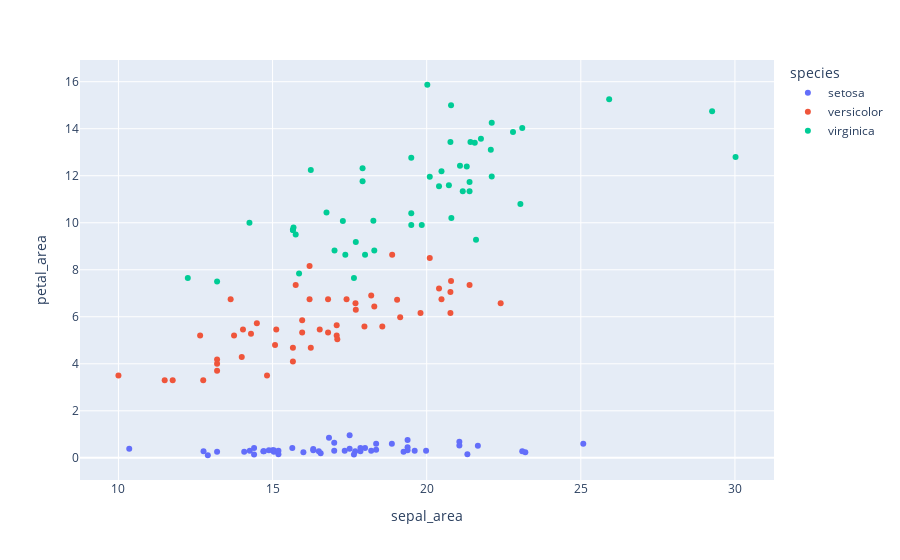

The notebook cell saved with this chart:
### Code cell
iris_features = calcula_features_area(iris_data)
display(iris_features.head())
display(px.scatter(iris_features, x = 'sepal_area', y = 'petal_area', color = 'species'))
print("A visualização confirma a boa separação das classes pela feature petal_area criada")

### Figure 1 — Plotly figure (JSON) as saved in the notebook; plotly's stock layout.template omitted (floating-point values rounded to 4 significant figures)
{"data": [{"hovertemplate": "species=setosa<br>sepal_area=%{x}<br>petal_area=%{y}<extra></extra>", "legendgroup": "setosa", "marker": {"color": "#636efa", "symbol": "circle"}, "mode": "markers", "name": "setosa", "orientation": "v", "showlegend": true, "type": "scatter", "x": [17.85, 14.7, 15.04, 14.26, 18, 21.06, 15.64, 17, 12.76, 15.19, 19.98, 16.32, 14.4, 12.9, 23.2, 25.08, 21.06, 17.85, 21.66, 19.38, 18.36, 18.87, 16.56, 16.83, 16.32, 15, 17, 18.2, 17.68, 15.04, 14.88, 18.36, 21.32, 23.1, 15.19, 16, 19.25, 17.64, 13.2, 17.34, 17.5, 10.35, 14.08, 17.5, 19.38, 14.4, 19.38, 14.72, 19.61, 16.5], "xaxis": "x", "y": [0.28, 0.28, 0.26, 0.3, 0.42, 0.68, 0.42, 0.3, 0.28, 0.15, 0.3, 0.32, 0.14, 0.11, 0.24, 0.6, 0.52, 0.42, 0.51, 0.45, 0.34, 0.6, 0.2, 0.85, 0.38, 0.32, 0.64, 0.3, 0.28, 0.32, 0.32, 0.6, 0.15, 0.28, 0.3, 0.24, 0.26, 0.14, 0.26, 0.3, 0.39, 0.39, 0.26, 0.96, 0.76, 0.42, 0.32, 0.28, 0.3, 0.28], "yaxis": "y"}, {"hovertemplate": "species=versicolor<br>sepal_area=%{x}<br>petal_area=%{y}<extra></extra>", "legendgroup": "versicolor", "marker": {"color": "#EF553B", "symbol": "circle"}, "mode": "markers", "name": "versicolor", "orientation": "v", "showlegend": true, "type": "scatter", "x": [22.4, 20.48, 21.39, 12.65, 18.2, 15.96, 20.79, 11.76, 19.14, 14.04, 10, 17.7, 13.2, 17.69, 16.24, 20.77, 16.8, 15.66, 13.64, 14, 18.88, 17.08, 15.75, 17.08, 18.56, 19.8, 19.04, 20.1, 17.4, 14.82, 13.2, 13.2, 15.66, 16.2, 16.2, 20.4, 20.77, 14.49, 16.8, 13.75, 14.3, 18.3, 15.08, 11.5, 15.12, 17.1, 16.53, 17.98, 12.75, 15.96], "xaxis": "x", "y": [6.58, 6.75, 7.35, 5.2, 6.9, 5.85, 7.52, 3.3, 5.98, 5.46, 3.5, 6.3, 4, 6.58, 4.68, 6.16, 6.75, 4.1, 6.75, 4.29, 8.64, 5.2, 7.35, 5.64, 5.59, 6.16, 6.72, 8.5, 6.75, 3.5, 4.18, 3.7, 4.68, 8.16, 6.75, 7.2, 7.05, 5.72, 5.33, 5.2, 5.28, 6.44, 4.8, 3.3, 5.46, 5.04, 5.46, 5.59, 3.3, 5.33], "yaxis": "y"}, {"hovertemplate": "species=virginica<br>sepal_area=%{x}<br>petal_area=%{y}<extra></extra>", "legendgroup": "virginica", "marker": {"color": "#00cc96", "symbol": "circle"}, "mode": "markers", "name": "virginica", "orientation": "v", "showlegend": true, "type": "scatter", "x": [20.79, 15.66, 21.3, 18.27, 19.5, 22.8, 12.25, 21.17, 16.75, 25.92, 20.8, 17.28, 20.4, 14.25, 16.24, 20.48, 19.5, 29.26, 20.02, 13.2, 22.08, 15.68, 21.56, 17.01, 22.11, 23.04, 17.36, 18.3, 17.92, 21.6, 20.72, 30.02, 17.92, 17.64, 15.86, 23.1, 21.42, 19.84, 18, 21.39, 20.77, 21.39, 15.66, 21.76, 22.11, 20.1, 15.75, 19.5, 21.08, 17.7], "xaxis": "x", "y": [15, 9.69, 12.39, 10.08, 12.76, 13.86, 7.65, 11.34, 10.44, 15.25, 10.2, 10.07, 11.55, 10, 12.24, 12.19, 9.9, 14.74, 15.87, 7.5, 13.11, 9.8, 13.4, 8.82, 11.97, 10.8, 8.64, 8.82, 11.76, 9.28, 11.59, 12.8, 12.32, 7.65, 7.84, 14.03, 13.44, 9.9, 8.64, 11.34, 13.44, 11.73, 9.69, 13.57, 14.25, 11.96, 9.5, 10.4, 12.42, 9.18], "yaxis": "y"}], "layout": {"autosize": true, "legend": {"title": {"text": "species"}, "tracegroupgap": 0}, "margin": {"t": 60}, "xaxis": {"anchor": "y", "autorange": true, "domain": [0, 1], "range": [8.815, 31.2], "title": {"text": "sepal_area"}, "type": "linear"}, "yaxis": {"anchor": "x", "autorange": true, "domain": [0, 1], "range": [-1.11, 17.09], "title": {"text": "petal_area"}, "type": "linear"}}}
